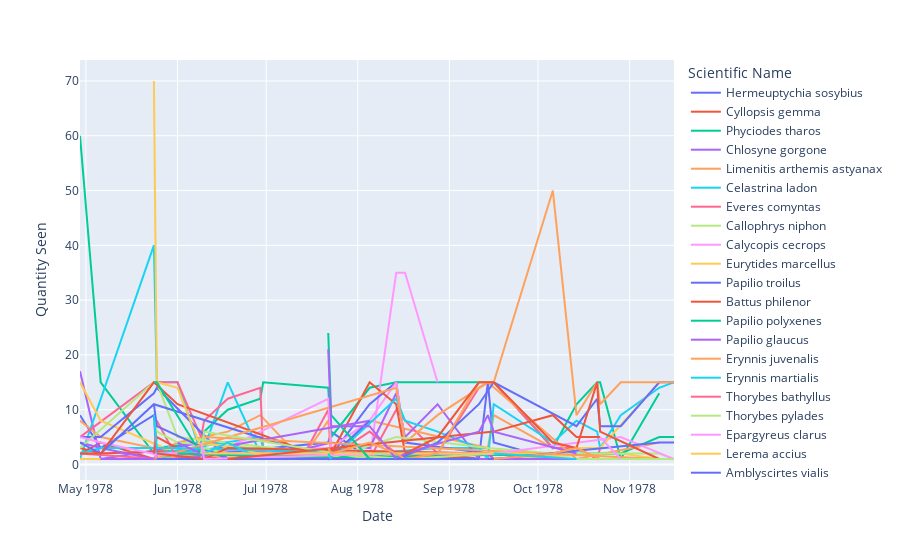

The notebook cell this image was saved under:
### Markdown cell above
go into the big spikes

### Code cell
butterfly78 = butterfly[butterfly["Date"] < "1-1-1980"]
butterFig78 = px.line(butterfly78, x="Date", y="Quantity Seen", color="Scientific Name")
butterFig78.write_html("butterFig78.html")
butterFig78.show()
